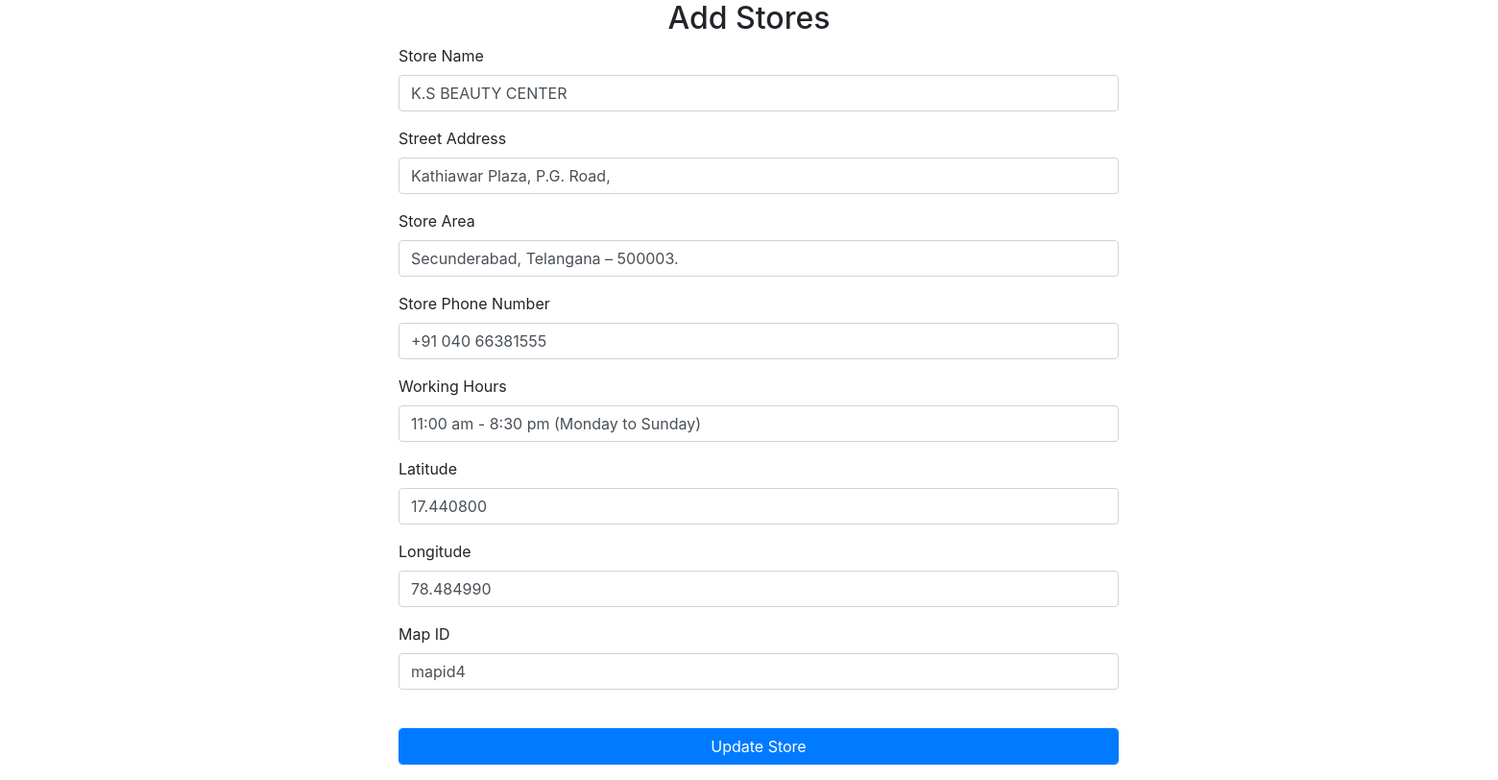
Page /Views/addStore.php?updateId=4 on the committed database.
### tables this page shows
CREATE TABLE `stores` (
  `Store_id` int(10) NOT NULL,
  `Store_Name` varchar(100) NOT NULL,
  `Street_address` varchar(200) NOT NULL,
  `Store_area` varchar(200) NOT NULL,
  `Store_Phone_Number` varchar(25) NOT NULL,
  `working_hours` varchar(100) NOT NULL,
  `Latitude` decimal(8,6) NOT NULL,
  `Longitude` decimal(8,6) NOT NULL,
  `map_id` varchar(10) NOT NULL,
  `created_on` date NOT NULL,
  `updated_on` date NOT NULL
);

### Model/StoreModel.php (called while the page is built, shortened)
<?php
class StoreModel extends database_connection{
    public function getStoreById($Store_id){
        $store = array();
		$sql = "SELECT * FROM stores WHERE `Store_id`='$Store_id'";
		$link = $this->db_connect();
        $result = $link->query($sql);
        if($result){
            while ($row = $result->fetch(PDO::FETCH_ASSOC)) {
                $store[] = $row;
            }
        }
        return $store;
	}
}
?>

### Controller/StoreController.php (called while the page is built, shortened)
<?php
require('../Model/StoreModel.php');
     function getStoreById($Store_id){
        $getModel = new StoreModel();
        $result = $getModel->getStoreById($Store_id);
        return $result;
    }
?>

### Views/addStore.php (the view, shortened to what this page needs)
<?php
require('../Controller/StoreController.php');
if (isset($_GET['updateId'])) {
$Store_id = $_GET['updateId'];
$Store = getStoreById($Store_id);
$Store_Name = $Store[0]['Store_Name'];
$Street_address = $Store[0]['Street_address'];
$Store_area = $Store[0]['Store_area'];
$Store_Phone_Number = $Store[0]['Store_Phone_Number'];
$working_hours = $Store[0]['working_hours'];
$Latitude = $Store[0]['Latitude'];
$Longitude = $Store[0]['Longitude'];
$map_id = $Store[0]['map_id'];
}
?>
<!DOCTYPE html>
<html lang="en">
<head>
    <link rel="stylesheet" href="../css/bootstrap.min.css">
</head>
<body>
    <h2 class="text-center">Add Stores</h2>
    <div class="center">
    <div class="panel-body">
            <form  action="addStoreProc.php" class="form-horizontal" enctype="multipart/form-data" >
              <div class="form-group">
                <label class="col-md-3 control-label">Store Name </label>
                <div class="col-md-6">
                  <input type="text" class="form-control" name="Store_Name" value="<?= isset($Store_Name)?($Store_Name):'' ?>" required>
                </div>
              </div>
              <div class="form-group">
                <label class="col-md-3 control-label"> Street Address </label>
                <div class="col-md-6">
                  <input type="text" class="form-control" name="Street_address" value="<?= isset($Street_address)?($Street_address):'' ?>" required>
                </div>
              </div>
              <div class="form-group">
                <label class="col-md-3 control-label"> Store Area </label>
                <div class="col-md-6">
                  <input type="text" class="form-control" name="Store_area" value="<?= isset($Store_area)?($Store_area):'' ?>" required>
                </div>
              </div>
              <div class="form-group">
                <label class="col-md-3 control-label"> Store Phone Number </label>
                <div class="col-md-6">
                  <input type="text" class="form-control" name="Store_Phone_Number" value="<?= isset($Store_Phone_Number)?($Store_Phone_Number):'' ?>" required>
                </div>
              </div>
              <div class="form-group">
                <label class="col-md-3 control-label"> Working Hours </label>
                <div class="col-md-6">
                  <input type="text" class="form-control" name="working_hours" value="<?= isset($working_hours)?($working_hours):'' ?>" required>
                </div>
              </div>
            <div class="form-group">
                <label class="col-md-3 control-label"> Latitude </label>
                <div class="col-md-6">
                    <input type="text" class="form-control" name="Latitude" value="<?= isset($Latitude)?($Latitude):'' ?>" required>
                </div>
            </div>
                <div class="form-group">
                <label class="col-md-3 control-label"> Longitude </label>
                <div class="col-md-6">
                <input type="text" class="form-control" name="Longitude" value="<?= isset($Longitude)?($Longitude):'' ?>" required>
                </div>
                </div>
                <div class="form-group">
                <label class="col-md-3 control-label"> Map ID </label>
                <div class="col-md-6">
                <input type="text" class="form-control" name="map_id" value="<?= isset($map_id)?($map_id):'' ?>" required>
                </div>
                </div>
              <div class="form-group">
                <div class="col-md-6">
                  <input class="btn btn-primary form-control" type="submit" name="<?=isset($Store_Name)? 'update':'add' ?>" value = "<?=isset($Store_Name)?'Update Store':'Add Store' ?>">
                </div>
              </div>
            </form>
          </div>
        </div>
</body>
</html>

### Views/addStore.php (style rules this page uses)
.center { width: 100%; margin: 0 400px; }

### rows in the picture
stores: Store_Name "K.S BEAUTY CENTER", Street_address "Kathiawar Plaza, P.G. Road,", Store_area "Secunderabad, Telangana – 500003.", Store_Phone_Number "+91 040 66381555", working_hours "11:00 am - 8:30 pm (Monday to Sunday)", Latitude "17.440800", Longitude "78.484990", map_id "mapid4"
